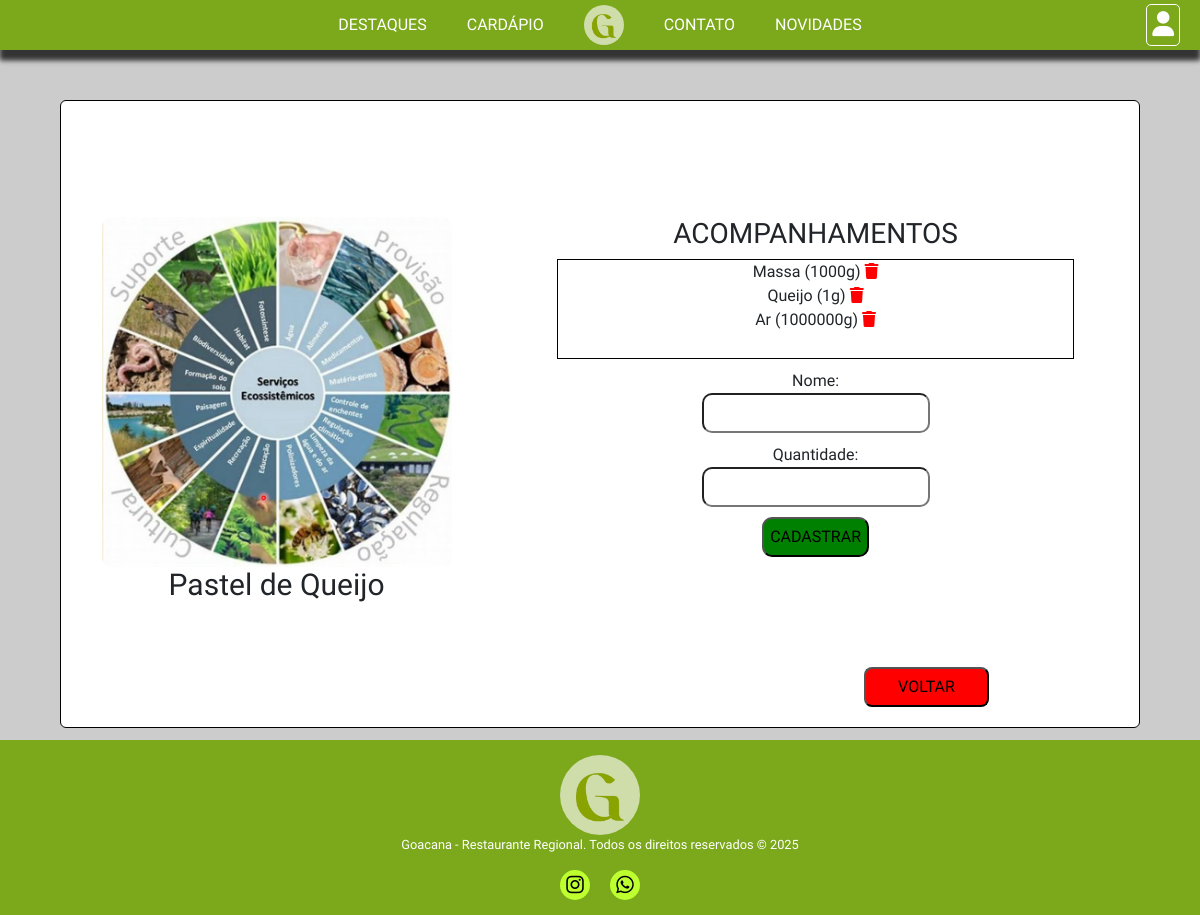
/acompage/1/ (signed in), run on the app's committed database.
### core/models.py (models this page shows)
class TB_PRATOS(models.Model):
    Nome = models.CharField(max_length=45, null=False)
    Disponibilidade = models.BooleanField(default=True)
    Destaque = models.BooleanField(default=False)
    Preco = models.DecimalField(null=False, decimal_places=2, max_digits=6)
    Imagem = models.ImageField(upload_to='pratos/', null=True, blank=True)
    Categoria = models.ForeignKey('TB_CATEGORIAS', on_delete=models.PROTECT, null=False)

class TB_ACOMPANHAMENTOS(models.Model):
    Nome = models.CharField(max_length=45, null=False)
    Quantidade = models.IntegerField(null=False)
    ID_Prato = models.ForeignKey('TB_PRATOS', on_delete=models.CASCADE, null=False)

### core/views.py (the view)
# urls.py: path('acompage/<int:id>/', acompage, name='acompage'),
def acompage(request, id):
    prato = TB_PRATOS.objects.get(pk=id)
    lista_acomp = TB_ACOMPANHAMENTOS.objects.filter(ID_Prato_id=id)
    if request.method == 'POST':
        formacomp = TB_ACOMPANHAMENTOS_FORMS(request.POST)
        if formacomp.is_valid():
            acomp = formacomp.save(commit=False)
            acomp.ID_Prato_id = id
            acomp.save()
            return redirect('acompage', id=id)
    else:
        formacomp = TB_ACOMPANHAMENTOS_FORMS()
    contexto = {'prato': prato, 'lista': lista_acomp, 'form': formacomp}
    return render(request, 'acompage.html', contexto)

### core/forms.py
class TB_ACOMPANHAMENTOS_FORMS(forms.ModelForm):
    class Meta:
        model = TB_ACOMPANHAMENTOS
        fields = ['Nome', 'Quantidade']

### core/templates/acompage.html (shortened to what this page needs)
{% extends 'base/base.html' %}
{% load static %}
{% block 'header' %}
<link rel="stylesheet" href="{% static 'CSS/add_prato.css' %}">
{% endblock %}
{% block 'content' %}
<div class="vheight">
    <div class="card">
        <div style="display: flex;" class="wowie">
            <div class="photo-side">
                {% if prato.Imagem %}
                    <img src="{{ prato.Imagem.url }}" alt="">
                {% else %}
                    <img src="{% static 'images/placeholder.png' %}" alt="">
                {% endif %}
                <h3>{{ prato.Nome }}</h3>
            </div>
            <div class="data-side">
                <h3>ACOMPANHAMENTOS</h3>
                <div class="acomp-list">
                    {% for acomp in lista %}
                        <p>{{ acomp.Nome }} ({{ acomp.Quantidade }}g) <a href="{% url 'rem_acomp2' acomp.id %}"><i class="fa-solid fa-trash"></i></a></p>
                    {% empty %}
                        <p>Nenhum acompanhamento cadastrado.</p>
                    {% endfor %}
                </div>
                <form method="post" class="acomp-form">
                    {{ form }}
                    <input type="submit" value="CADASTRAR" class="botao">
                </form>
            </div>
            <a href="{% url 'editordecadarpio' %}">
                <button id="wownicegraphics">VOLTAR</button>
            </a>
        </div>
    </div>
</div>
{% endblock %}

### core/static/CSS/geral.css (style rules this page uses)
* { box-sizing: border-box !important; }
html { scroll-behavior: smooth; overflow-x: hidden; }
body { margin: 0; font-family: "IM Fell English", serif !important; overflow-x: hidden; }

### core/static/CSS/add_prato.css (style rules this page uses)
body { background-color: #cccccc; }

### data on the page
TB_PRATOS: Imagem (picture), Nome "Pastel de Queijo"
TB_ACOMPANHAMENTOS: Nome "Massa", Quantidade "1000"
TB_ACOMPANHAMENTOS: Nome "Queijo", Quantidade "1"
TB_ACOMPANHAMENTOS: Nome "Ar", Quantidade "1000000"
